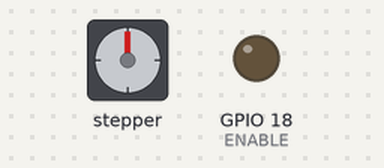
Recording of a program running on a simulated Raspberry Pi (BCM pin numbers). Shown: stepper motor, output pins drawn as LEDs (lit = HIGH). Pins used as bus, display or sensor lines are not drawn; what the program prints to the terminal is not drawn.

Above: at 20.1 s.
Timing chart, 0 to 40.0 s (numbered marks = the images above):
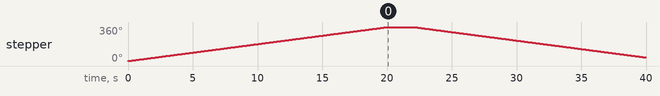

The program:

test2.py
```python
import lgpio
import time

DIR = 14
STEP = 15
ENABLE = 18

STEPS_PER_REV = 3200

h = lgpio.gpiochip_open(0)

lgpio.gpio_claim_output(h, DIR)
lgpio.gpio_claim_output(h, STEP)
lgpio.gpio_claim_output(h, ENABLE)

print("GPIO claimed")
print(f"DIR={DIR}, STEP={STEP}, ENABLE={ENABLE}")

lgpio.gpio_write(h, ENABLE, 0)
print("Driver ENABLED")

def rotate_revolutions(revs, direction, speed_rps=0.05):
    steps = int(revs * STEPS_PER_REV)
    delay = 1 / (STEPS_PER_REV * speed_rps)

    print(f"\nRotate: {revs} rev | Steps: {steps} | Dir: {direction}")
    print(f"Speed: {speed_rps} rps | Step delay: {delay:.6f}s")

    lgpio.gpio_write(h, DIR, direction)

    for i in range(steps):
        lgpio.gpio_write(h, STEP, 1)
        time.sleep(delay / 2)
        lgpio.gpio_write(h, STEP, 0)
        time.sleep(delay / 2)

        # Print every 500 steps so we don't spam
        if i % 500 == 0:
            print(f"Step {i}/{steps}")

    print("Rotation done")

print("Starting test...")

rotate_revolutions(1, 1)
time.sleep(2)
rotate_revolutions(1, 0)

print("Disabling driver")
lgpio.gpio_write(h, ENABLE, 1)
lgpio.gpiochip_close(h)
print("GPIO released")
```

Measured:
- by itself, stepper: turns 360° clockwise in 20.0 s, then 322° counter-clockwise in 17.9 s
